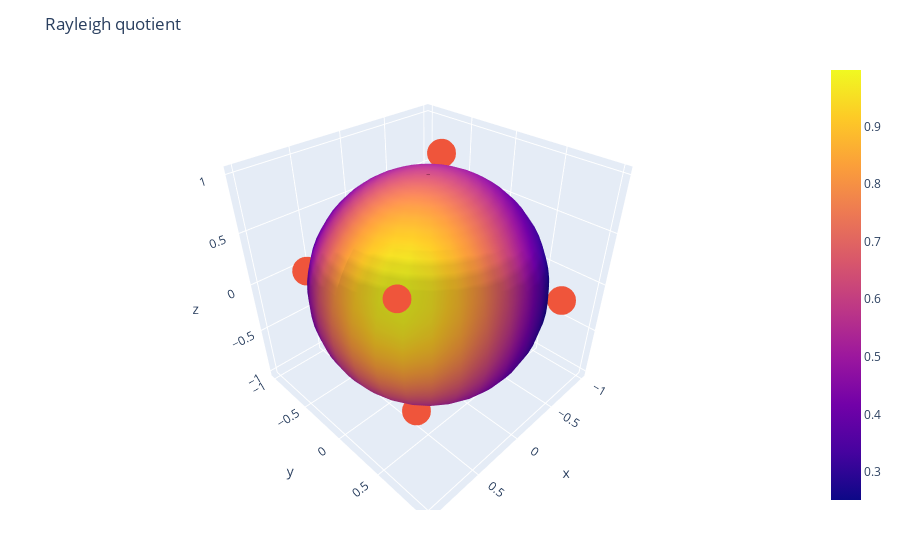

The notebook cell saved with this chart:
### Code cell
t = scatter3d(x=P[:,1], y=P[:,2], z=P[:,3],
    mode="markers", marker_size=10)

s = surface(x=x, y=y, z=z, surfacecolor=r)

l = Layout(title="Rayleigh quotient", 
    aspectratio=attr(x=1, y=1, z=1),
    scene_dragmode="orbit")

plot([s, t], l)

### Figure 1 — Plotly figure (JSON) as saved in the notebook; plotly's stock layout.template omitted (floating-point values rounded to 4 significant figures; data arrays with more than 128 entries replaced by an {"elided": "..."} marker saying what was removed)
{"data": [{"surfacecolor": {"elided": "32x32 float values"}, "type": "surface", "x": {"elided": "32x32 float values"}, "y": {"elided": "32x32 float values"}, "z": {"elided": "32x32 float values"}}, {"marker": {"size": 10}, "mode": "markers", "type": "scatter3d", "x": [-0.8033, -0.4561, -0.5972, 0.8033, 0.4561, 0.5972], "y": [-0.5126, -0.3065, 0.9237, 0.5126, 0.3065, -0.9237], "z": [-0.5494, 0.9529, 0.01126, 0.5494, -0.9529, -0.01126]}], "layout": {"aspectratio": {"x": 1, "y": 1, "z": 1}, "margin": {"b": 50, "l": 50, "r": 50, "t": 60}, "scene": {"dragmode": "orbit"}, "title": "Rayleigh quotient"}}
